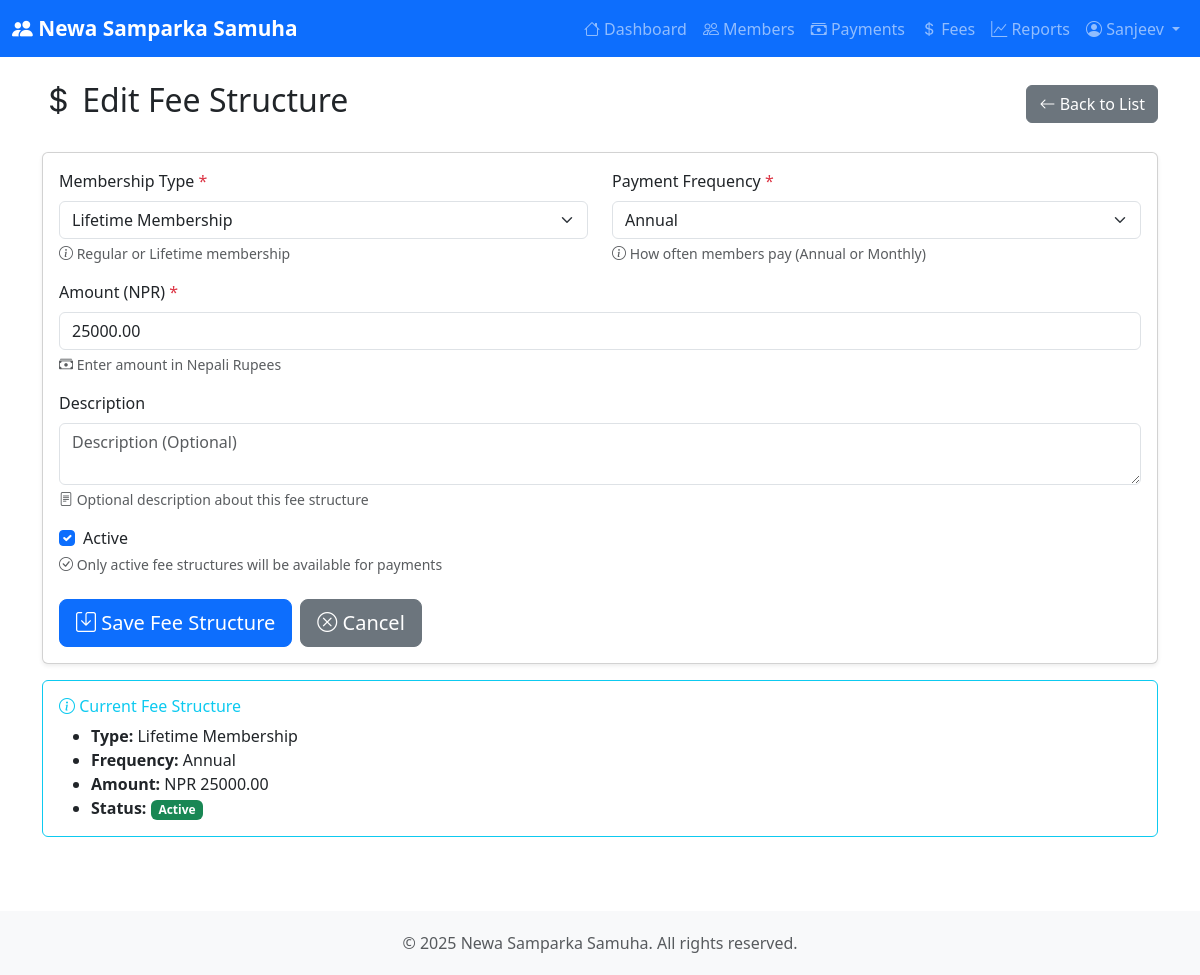
/fees/4/edit/ (signed in), run on the app's committed database.
### membership/models.py (models this page shows, shortened)
class MembershipFee(models.Model):
    membership_type = models.CharField(
        max_length=20,
        choices=[
            ('REGULAR', 'Regular'),
            ('LIFETIME', 'Lifetime Membership'),
        ],
        verbose_name="Membership Type"
    )
    PAYMENT_FREQUENCY_CHOICES = [
        ('ANNUAL', 'Annual'),
        ('MONTHLY', 'Monthly'),
    ]
    payment_frequency = models.CharField(
        max_length=20,
        choices=PAYMENT_FREQUENCY_CHOICES,
        verbose_name="Payment Frequency"
    )
    amount = models.DecimalField(
        max_digits=10,
        decimal_places=2,
        verbose_name="Fee Amount"
    )
    description = models.TextField(
        blank=True,
        null=True,
        verbose_name="Description"
    )
    is_active = models.BooleanField(default=True, verbose_name="Active")
    created_at = models.DateTimeField(auto_now_add=True)
    updated_at = models.DateTimeField(auto_now=True)
    class Meta:
        ordering = ['membership_type', 'payment_frequency']
        verbose_name = "Membership Fee"
        verbose_name_plural = "Membership Fees"
        unique_together = ['membership_type', 'payment_frequency']

### membership/views.py (the view)
# urls.py: path('fees/<int:pk>/edit/', views.fee_edit, name='fee_edit'),
@login_required
def fee_edit(request, pk):
    fee = get_object_or_404(MembershipFee, pk=pk)
    if request.method == 'POST':
        form = MembershipFeeForm(request.POST, instance=fee)
        if form.is_valid():
            fee = form.save()
            messages.success(request, 'Membership fee structure updated successfully!')
            return redirect('membership:fee_list')
    else:
        form = MembershipFeeForm(instance=fee)
    context = {
        'form': form,
        'fee': fee,
    }
    return render(request, 'membership/fee_form.html', context)

### membership/forms.py
class MembershipFeeForm(forms.ModelForm):
    class Meta:
        model = MembershipFee
        fields = ['membership_type', 'payment_frequency', 'amount', 'description', 'is_active']
        widgets = {
            'membership_type': forms.Select(attrs={'class': 'form-select'}),
            'payment_frequency': forms.Select(attrs={'class': 'form-select'}),
            'amount': forms.NumberInput(attrs={'class': 'form-control', 'step': '0.01', 'placeholder': 'Amount'}),
            'description': forms.Textarea(attrs={'class': 'form-control', 'rows': 2, 'placeholder': 'Description (Optional)'}),
            'is_active': forms.CheckboxInput(attrs={'class': 'form-check-input'}),
        }

### membership/templates/membership/fee_form.html (shortened to what this page needs)
{% extends 'membership/base.html' %}
{% block content %}
<div class="container">
    <div class="d-flex justify-content-between align-items-center mb-4">
        <h2><i class="bi bi-currency-dollar"></i> {% if fee %}Edit{% else %}Add{% endif %} Fee Structure</h2>
        <a href="{% url 'membership:fee_list' %}" class="btn btn-secondary">
            <i class="bi bi-arrow-left"></i> Back to List
        </a>
    </div>
    <div class="card shadow-sm">
        <div class="card-body">
            <form method="post">
                <div class="row">
                    <div class="col-md-6 mb-3">
                        <label class="form-label">Membership Type <span class="text-danger">*</span></label>
                        {{ form.membership_type }}
                        <small class="text-muted d-block mt-1">
                            <i class="bi bi-info-circle"></i> Regular or Lifetime membership
                        </small>
                    </div>
                    <div class="col-md-6 mb-3">
                        <label class="form-label">Payment Frequency <span class="text-danger">*</span></label>
                        {{ form.payment_frequency }}
                        <small class="text-muted d-block mt-1">
                            <i class="bi bi-info-circle"></i> How often members pay (Annual or Monthly)
                        </small>
                    </div>
                </div>
                <div class="mb-3">
                    <label class="form-label">Amount (NPR) <span class="text-danger">*</span></label>
                    {{ form.amount }}
                    <small class="text-muted d-block mt-1">
                        <i class="bi bi-cash-stack"></i> Enter amount in Nepali Rupees
                    </small>
                </div>
                <div class="mb-3">
                    <label class="form-label">Description</label>
                    {{ form.description }}
                    <small class="text-muted d-block mt-1">
                        <i class="bi bi-file-text"></i> Optional description about this fee structure
                    </small>
                </div>
                <div class="mb-4">
                    <div class="form-check">
                        {{ form.is_active }}
                        <label class="form-check-label">Active</label>
                    </div>
                    <small class="text-muted d-block mt-1">
                        <i class="bi bi-check-circle"></i> Only active fee structures will be available for payments
                    </small>
                </div>
                <div class="d-flex gap-2">
                    <button type="submit" class="btn btn-primary btn-lg">
                        <i class="bi bi-save"></i> Save Fee Structure
                    </button>
                    <a href="{% url 'membership:fee_list' %}" class="btn btn-secondary btn-lg">
                        <i class="bi bi-x-circle"></i> Cancel
                    </a>
                </div>
            </form>
        </div>
    </div>
    {% if fee %}
    <div class="card mt-3 border-info">
        <div class="card-body">
            <h6 class="text-info"><i class="bi bi-info-circle"></i> Current Fee Structure</h6>
            <ul class="mb-0">
                <li><strong>Type:</strong> {{ fee.get_membership_type_display }}</li>
                <li><strong>Frequency:</strong> {{ fee.get_payment_frequency_display }}</li>
                <li><strong>Amount:</strong> NPR {{ fee.amount }}</li>
                <li><strong>Status:</strong>
                    {% if fee.is_active %}
                        <span class="badge bg-success">Active</span>
                    {% else %}
                        <span class="badge bg-secondary">Inactive</span>
                    {% endif %}
                </li>
            </ul>
        </div>
    </div>
    {% endif %}
</div>
{% endblock %}

### membership/templates/membership/base.html (shortened to what this page needs)
<!DOCTYPE html>
<html lang="en">
<head>
    <link href="https://cdn.jsdelivr.net/npm/bootstrap@5.3.0/dist/css/bootstrap.min.css" rel="stylesheet">
    <link rel="stylesheet" href="https://cdn.jsdelivr.net/npm/bootstrap-icons@1.11.0/font/bootstrap-icons.css">
</head>
<body>
    <nav class="navbar navbar-expand-lg navbar-dark bg-primary no-print">
        <div class="container-fluid">
            <a class="navbar-brand" href="{% url 'membership:home' %}">
                <i class="bi bi-people-fill"></i> Newa Samparka Samuha
            </a>
            <div class="collapse navbar-collapse" id="navbarNav">
                <ul class="navbar-nav ms-auto">
                    {% if user.is_authenticated %}
                    <li class="nav-item">
                        <a class="nav-link" href="{% url 'membership:home' %}">
                            <i class="bi bi-house"></i> Dashboard
                        </a>
                    </li>
                    <li class="nav-item">
                        <a class="nav-link" href="{% url 'membership:member_list' %}">
                            <i class="bi bi-people"></i> Members
                        </a>
                    </li>
                    <li class="nav-item">
                        <a class="nav-link" href="{% url 'membership:payment_list' %}">
                            <i class="bi bi-cash-stack"></i> Payments
                        </a>
                    </li>
                    <li class="nav-item">
                        <a class="nav-link" href="{% url 'membership:fee_list' %}">
                            <i class="bi bi-currency-dollar"></i> Fees
                        </a>
                    </li>
                    <li class="nav-item">
                        <a class="nav-link" href="{% url 'membership:revenue_report' %}">
                            <i class="bi bi-graph-up"></i> Reports
                        </a>
                    </li>
                    <li class="nav-item dropdown">
                        <a class="nav-link dropdown-toggle" href="#" id="userDropdown" role="button"
                           data-bs-toggle="dropdown" aria-expanded="false">
                            <i class="bi bi-person-circle"></i> {{ user.first_name|default:user.username }}
                        </a>
                    </li>
                    {% endif %}
                </ul>
            </div>
        </div>
    </nav>
    <main class="container-fluid py-4">
        {% block content %}{% endblock %}
    </main>
    <footer class="text-center no-print">
        <div class="container">
            <p class="text-muted mb-0">
                &copy; 2025 Newa Samparka Samuha. All rights reserved.
            </p>
        </div>
    </footer>
</body>
</html>

### membership/templates/membership/base.html (style rules this page uses)
.navbar-brand { font-weight: bold; font-size: 1.3rem; }
footer { margin-top: 50px; padding: 20px 0; background-color: #f8f9fa; }

### data on the page
MembershipFee: membership_type "Lifetime Membership", payment_frequency "Annual", amount "25000.00", is_active "☑"

### other printed values
{{ user.first_name|default:user.username }} "Sanjeev"
